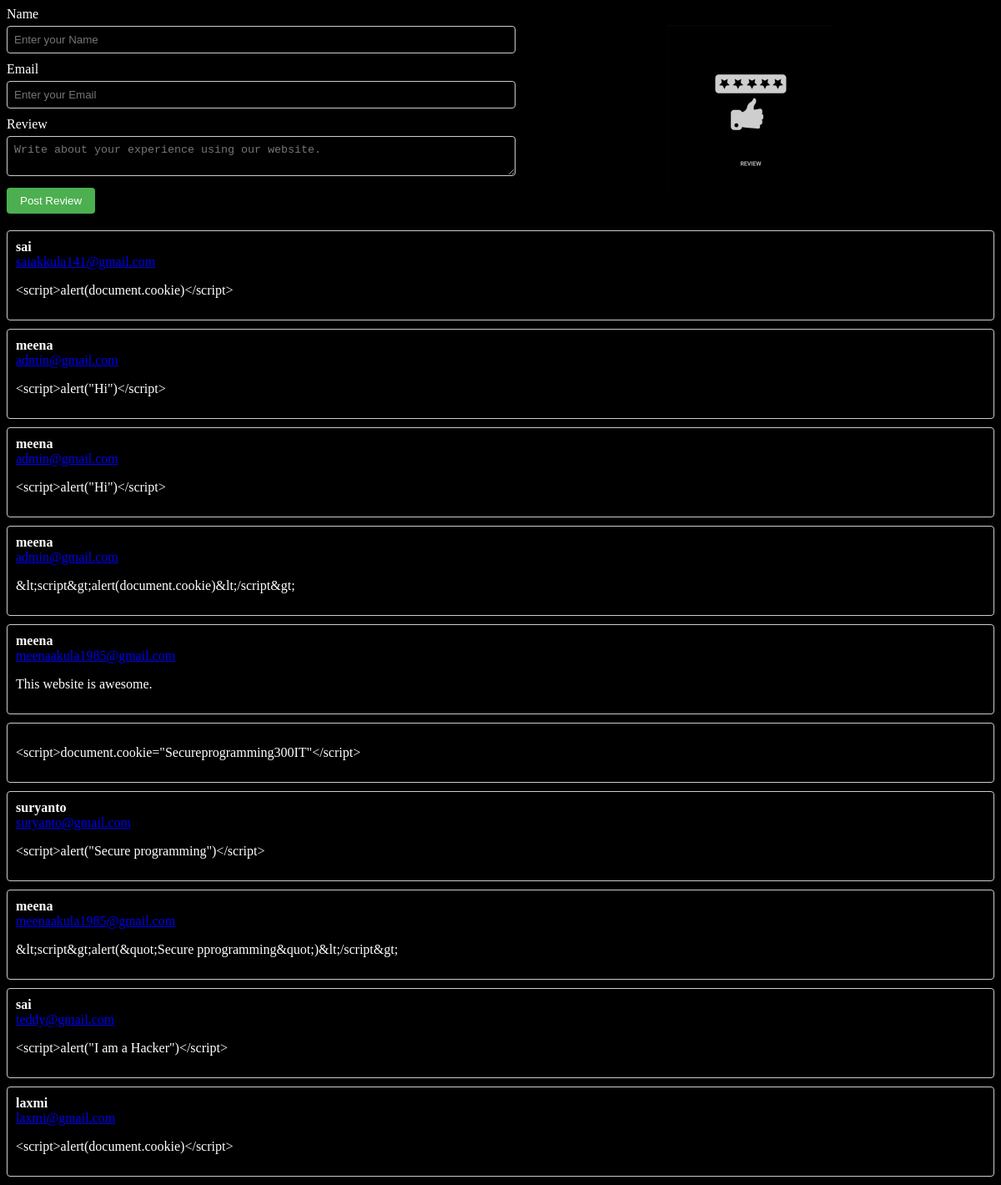
Screenshot of /Cyberspace-Secure/review.php (signed in) with the database file from the repository.
### tables this page shows
CREATE TABLE `review_db` (
  `id` int(100) NOT NULL,
  `name` varchar(50) NOT NULL,
  `email` varchar(50) NOT NULL,
  `review` text NOT NULL
);

### Cyberspace-Secure/review.php (the view, shortened to what this page needs)
<?php
include 'db_conn.php';
?>
<!DOCTYPE html>
<html>
<head>
</head>
<body>
	<div class="wrapper">
		<form action="" method="POST" class="form">
			<div class="row">
				<div class="input-group">
					<label for="name">Name</label>
					<input type="text" name="name" id="name" placeholder="Enter your Name">
				</div>
				<div class="input-group">
					<label for="email">Email</label>
					<input type="email" name="email" id="email" placeholder="Enter your Email">
				</div>
			</div>
			<div class="input-group textarea">
				<label for="review">Review</label>
				<textarea id="review" name="review" placeholder="Write about your experience using our website."></textarea>
			</div>
			<div class="input-group">
				<button name="submit" class="btn">Post Review</button>
			</div>
			<img class="image" src="Review.jpg">
		</form>
		<div class="users-reviews">
			<?php
			$sql = "SELECT * FROM review_db";
			$result = mysqli_query($conn, $sql);
			if (mysqli_num_rows($result) > 0) {
				while ($row = mysqli_fetch_assoc($result)) {
					?>
					<div class="single-item">
						<h4>
							<?php echo htmlspecialchars($row['name']); ?>
						</h4>
						<a href="mailto:<?php echo htmlspecialchars($row['email']); ?>"><?php echo htmlspecialchars($row['email']); ?></a>
						<p>
							<?php echo htmlspecialchars($row['review']); ?>
						</p>
					</div>
					<?php
				}
			}
			?>
		</div>
	</div>
</body>
</html>

### Cyberspace-Secure/review.php (style rules this page uses)
body { background-color: black; }
.image { position: absolute; top: 30px; left: 800px; width: 200px; height: 200px; border: none; }
.input-group { margin-bottom: 10px; }
label { display: block; margin-bottom: 5px; color: white; }
input[type="text"], input[type="email"], textarea { width: 50%; padding: 8px; border-radius: 4px; border: 1px solid #ccc; background-color: black; color: white; }
textarea { resize: vertical; }
.btn { padding: 8px 16px; background-color: #4CAF50; color: white; border: none; border-radius: 4px; cursor: pointer; }
.users-reviews { margin-top: 20px; color: white; }
.single-item { margin-bottom: 10px; border: 1px solid #ccc; padding: 10px; border-radius: 4px; }
.single-item h4, .single-item a { margin: 0; }

### rows the page displays
review_db: name "sai", email "saiakkula141@gmail.com", review "<script>alert(document.cookie)</script>"
review_db: name "meena", email "admin@gmail.com", review "<script>alert(\"Hi\")</script>"
review_db: name "meena", email "admin@gmail.com", review "<script>alert(\"Hi\")</script>"
review_db: name "meena", email "admin@gmail.com", review "&lt;script&gt;alert(document.cookie)&lt;/script&gt;"
review_db: name "meena", email "meenaakula1985@gmail.com", review "This website is awesome."
review_db: review "<script>document.cookie=\"Secureprogramming300IT\"</script>"
review_db: name "suryanto", email "suryanto@gmail.com", review "<script>alert(\"Secure programming\")</script>"
review_db: name "meena", email "meenaakula1985@gmail.com", review "&lt;script&gt;alert(&quot;Secure pprogramming&quot;)&lt;/script&gt;"
review_db: name "sai", email "teddy@gmail.com", review "<script>alert(\"I am a Hacker\")</script>"
review_db: name "laxmi", email "laxmi@gmail.com", review "<script>alert(document.cookie)</script>"
